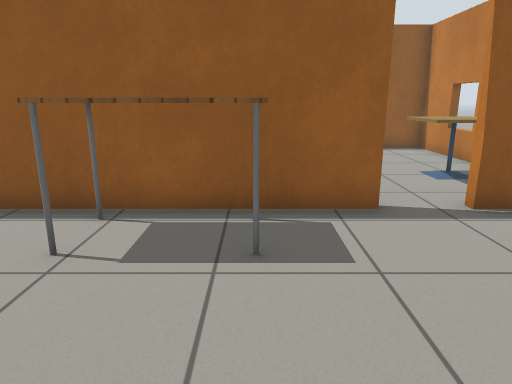
view 1 (above)

18 first-person views from a walk through a world built for the Gazebo simulator. The camera is 1 m above the floor, tilts 14° down and sees 70° across. The floor is counted in squares, 0.5 m on a side. Each view is taken from the middle of a square. On the plan, view 1 faces up. The plan holds only what a view shows up to about 19 squares ahead; the rest is blank. Simple patterns stand in for the simulator's built-in surfaces.

view 2
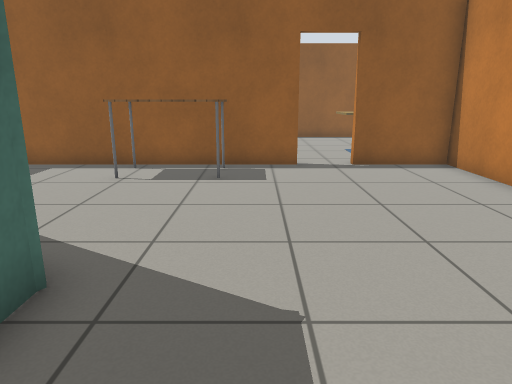

view 3
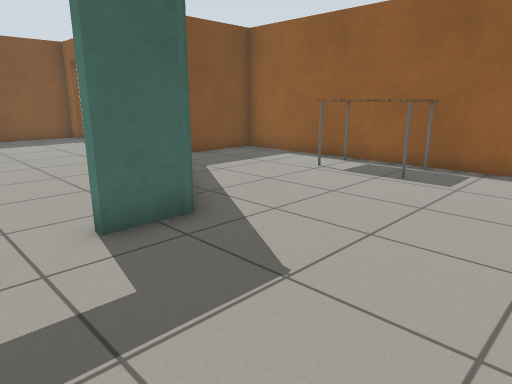

view 4
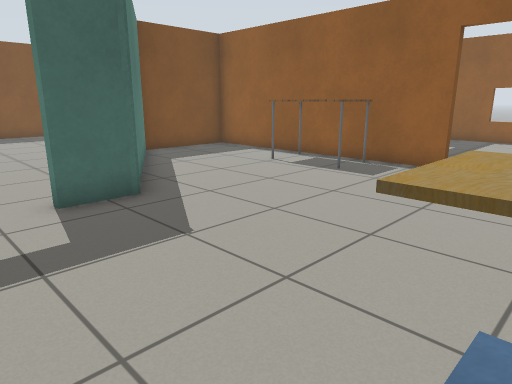

view 5
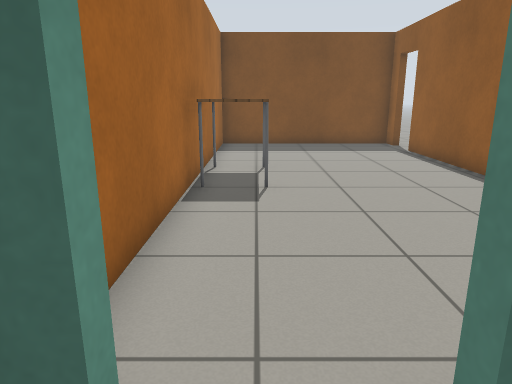

view 6
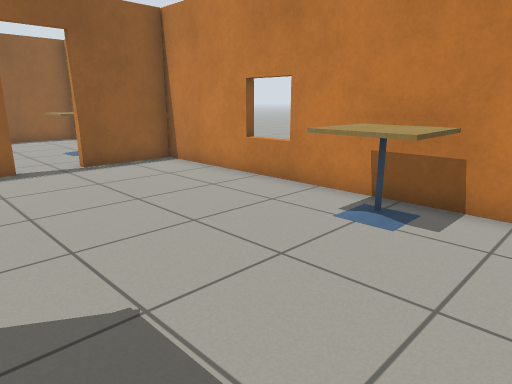

view 7
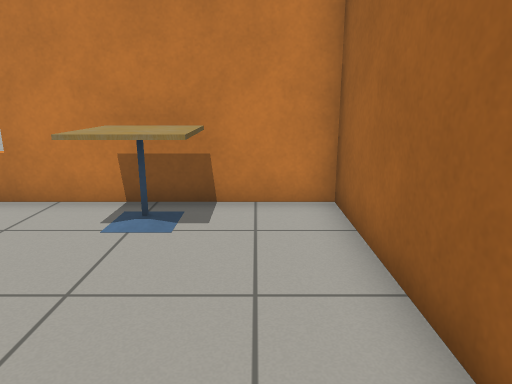

view 8
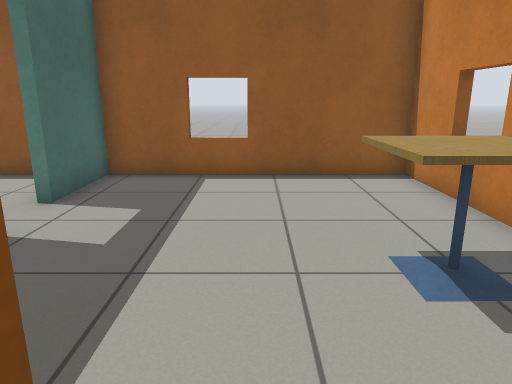

view 9
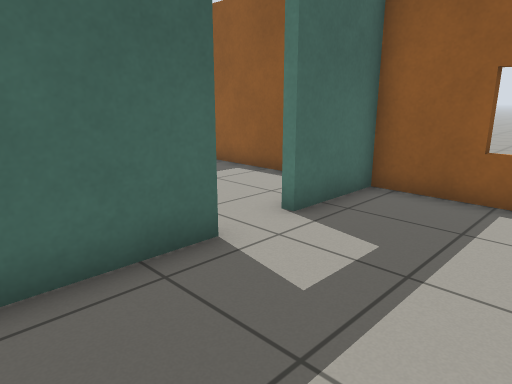

view 10
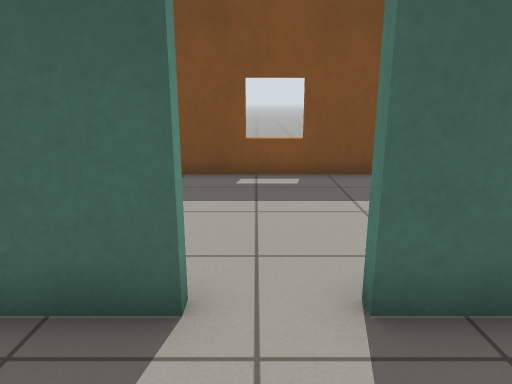

view 11
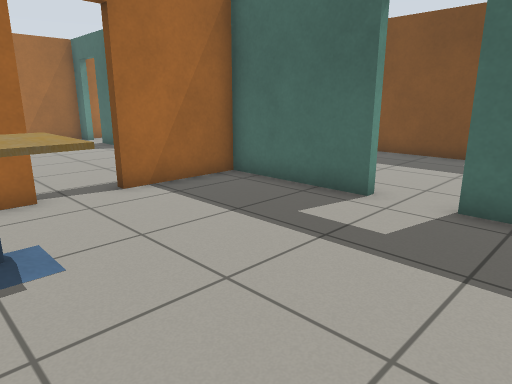

view 12
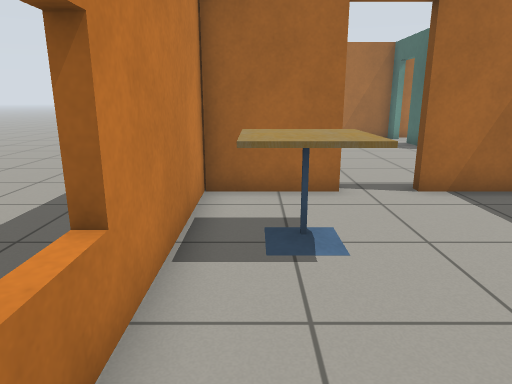

view 13
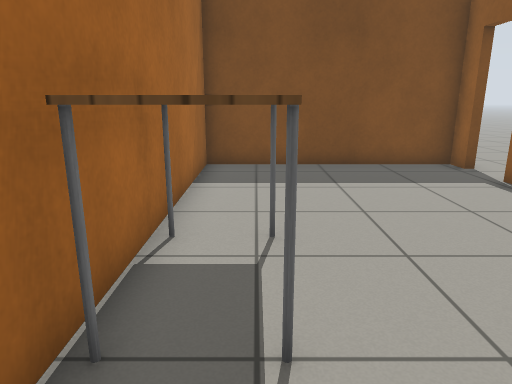

view 14
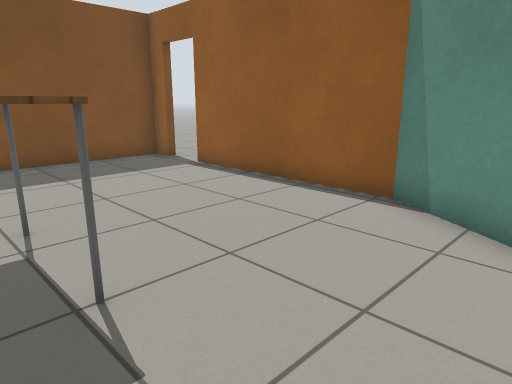

view 15
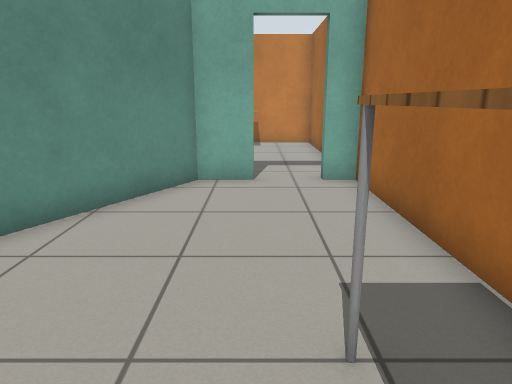

view 16
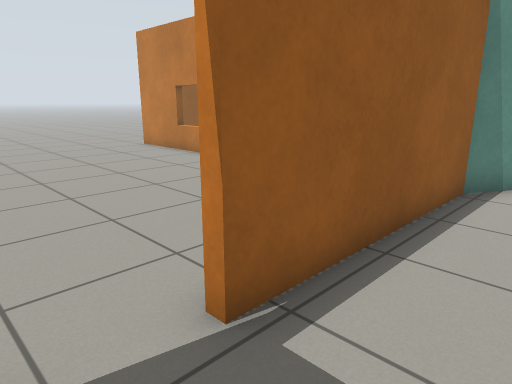

view 17
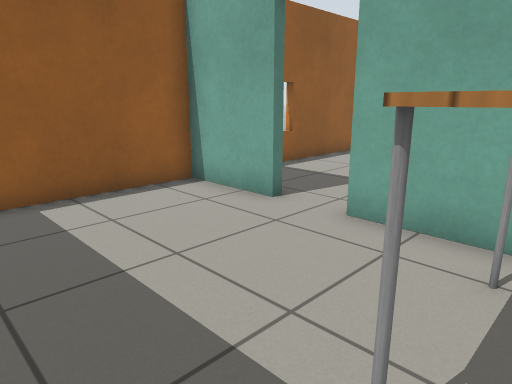

view 18
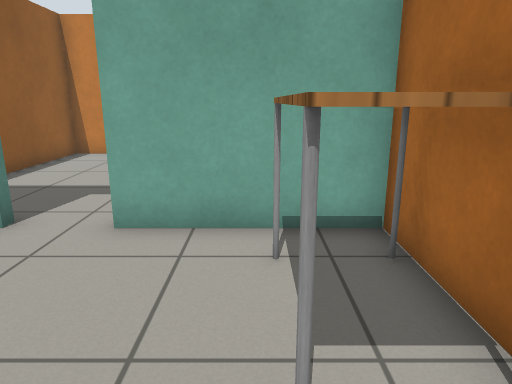

### Floor plan
Ten units are one square. View 1 is at (0, 0); x grows to the right and y downward. Boxes are objects, and circles mark ways between rooms. Rooms are numbered by the first view taken in them; rooms with no view inside come last. Other rooms are left out.
<svg viewBox="-182 -165 260 226">
<path fill="none" stroke="#000" d="M24 -66 -80 -66 -80 -25 -14 13 -14 29M-14 47 -14 56 72 56 72 -71M73 -66 40 -66M-11 -113 -11 -69 24 -69M40 -69 73 -69M72 -71 72 -160 -11 -160 -11 -131M-169 -23 -177 -23 -177 56 -17 56 -17 47M-17 29 -17 15 -82 -23 -151 -23M-14 -131 -14 -160 -70 -160M-80 -153 -80 -79M-45 -69 -14 -69 -14 -113"/>
<rect x="-35" y="-65" width="40" height="20" fill="#bbb"><title>table</title></rect>
<rect x="45" y="5" width="20" height="30" fill="#bbb"><title>cafe table</title></rect>
<rect x="45" y="-115" width="20" height="30" fill="#bbb"><title>cafe table</title></rect>
<rect x="-115" y="35" width="30" height="20" fill="#bbb"><title>table</title></rect>
<rect x="-55" y="-95" width="30" height="20" fill="#bbb"><title>table</title></rect>
<circle cx="35" cy="-70" r="3" fill="#2a7"/>
<circle cx="-15" cy="35" r="3" fill="#2a7"/>
<circle cx="-10" cy="-125" r="3" fill="#2a7"/>
<text x="10" y="-10">1</text>
<text x="30" y="-120">2</text>
<text x="-100" y="20">3</text>
<text x="-50" y="-120">4</text>
</svg>
Room 1 opens to room 2. Room 1 opens to room 3. Room 2 opens to room 4.

Where each view was taken, in squares from view 1:
view 1: 0 up, 0 right, facing up
view 2: 5 down, 1 right, facing up
view 3: 5 down, 4 right, facing up-left
view 4: 5 down, 6 right, facing up-left
view 5: 4 down, 0 right, facing left
view 6: 5 down, 0 right, facing up-right
view 7: 4 down, 0 right, facing right
view 8: 6 up, 3 right, facing up
view 9: 8 up, 3 right, facing up-left
view 10: 12 up, 2 right, facing left
view 11: 15 up, 6 right, facing down-left
view 12: 15 up, 6 right, facing down
view 13: 4 down, 6 left, facing left
view 14: 5 down, 5 left, facing up-left
view 15: 3 down, 11 left, facing right
view 16: 0 up, 17 left, facing up-right
view 17: 8 up, 7 left, facing up-right
view 18: 9 up, 7 left, facing right
